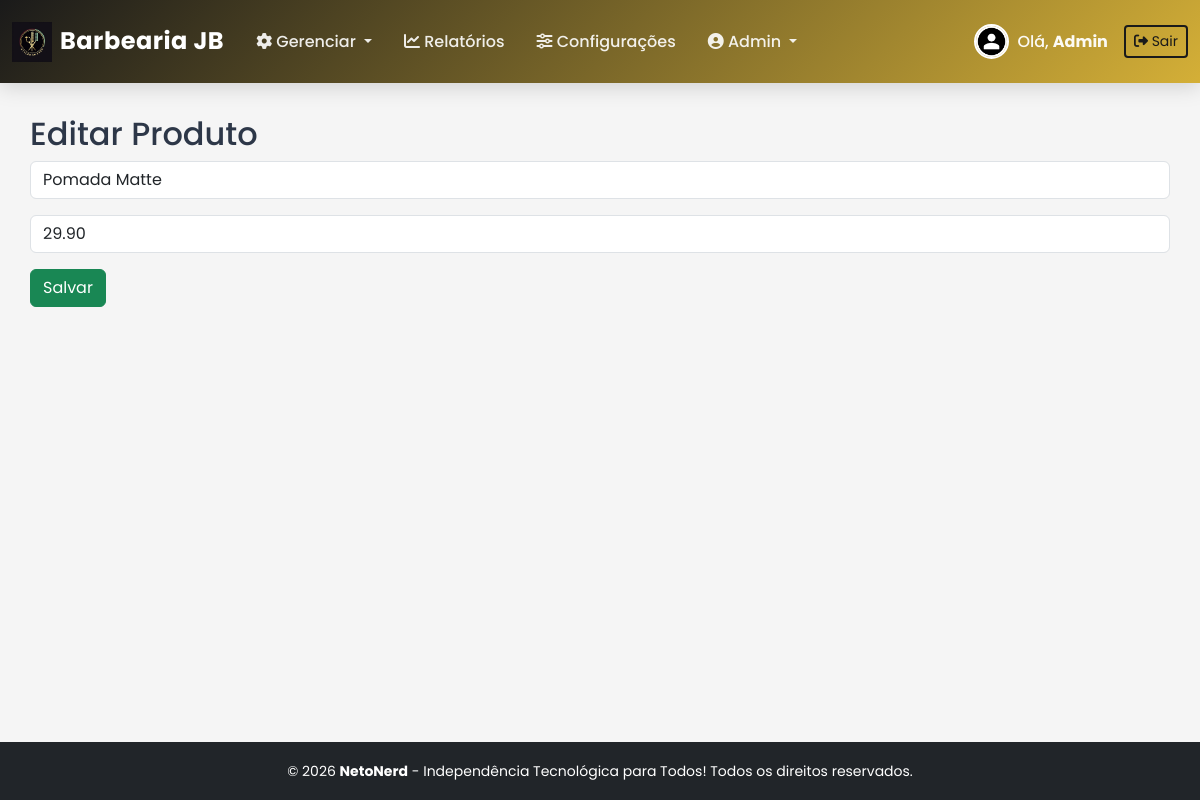
The app's page /admin/manage_products_form.php?id=1 (signed in) with its own data.
### tables this page shows
CREATE TABLE `configuracoes` (
  `id` int(11) NOT NULL,
  `horario_abertura` time DEFAULT NULL,
  `horario_fechamento` time DEFAULT NULL,
  `intervalo_slot` int(11) DEFAULT 15,
  `prazo_cancelamento_horas` int(11) DEFAULT 24,
  `agendamento_ativo` tinyint(1) DEFAULT 1,
  `tipo_empresa` enum('barbearia','salao','manicure','estetica') DEFAULT 'barbearia',
  `cor_primaria` varchar(7) DEFAULT '#1a1a1a',
  `cor_secundaria` varchar(7) DEFAULT '#d4af37',
  `logo` varchar(255) DEFAULT NULL,
  `cor_fundo` varchar(7) DEFAULT '#f5f5f5',
  `periodo_pagamento` enum('semanal','quinzenal','mensal') DEFAULT 'semanal',
  `dia_fechamento` int(11) DEFAULT 1 COMMENT 'Dia da semana (1-7) para semanal, dia do mês (1-31) para quinzenal/mensal',
  `controle_horario` tinyint(1) DEFAULT 1 COMMENT 'Bloquear registros fora do horário de funcionamento',
  `aprovar_gorjetas` tinyint(1) DEFAULT 1 COMMENT 'Requer aprovação do admin para gorjetas'
);

CREATE TABLE `produtos` (
  `id` int(11) NOT NULL,
  `nome` varchar(100) NOT NULL,
  `preco_venda` decimal(8,2) NOT NULL,
  `ativo` tinyint(1) DEFAULT 1
);

### includes/auth.php (called while the page is built, shortened)
<?php
function esta_logado() {
    return isset($_SESSION['usuario_id']);
}
?>

### admin/manage_products_form.php (the view, shortened to what this page needs)
<?php
require_once '../includes/auth.php';
require_once '../includes/db_connect.php';
$id = $_GET['id'] ?? null;
$prod = $id ? $pdo->query("SELECT * FROM produtos WHERE id = $id")->fetch() : [];
include '../includes/header.php';
?>
<h2><?php echo $id ? 'Editar' : 'Novo'; ?> Produto</h2>
<form method="POST">
    <input type="text" name="nome" class="form-control mb-3" placeholder="Nome" value="<?php echo $prod['nome'] ?? ''; ?>" required>
    <input type="text" name="preco" class="form-control" placeholder="Preço (ex: 29,90)" value="<?php echo $prod['preco_venda'] ?? ''; ?>" required>
    <button type="submit" class="btn btn-success mt-3">Salvar</button>
</form>
<?php include '../includes/footer.php'; ?>

### includes/header.php (shortened to what this page needs)
<?php require_once 'auth.php'; require_once 'theme.php'; ?>
<!DOCTYPE html>
<html lang="pt-BR">
<head>
    <link href="https://cdn.jsdelivr.net/npm/bootstrap@5.3.3/dist/css/bootstrap.min.css" rel="stylesheet">
    <link href="https://cdnjs.cloudflare.com/ajax/libs/font-awesome/6.5.0/css/all.min.css" rel="stylesheet">
    <link href="../assets/css/custom.css" rel="stylesheet">
    <link href="../assets/css/components.css" rel="stylesheet">
    <link href="../assets/css/animations.css" rel="stylesheet">
</head>
<body>
<?php if (esta_logado()): ?>
<nav class="navbar navbar-expand-lg navbar-dark navbar-custom">
    <div class="container-fluid">
        <a class="navbar-brand d-flex align-items-center gap-2" href="dashboard.php">
            <?php
            $config_logo = $pdo->query("SELECT logo FROM configuracoes WHERE id = 1")->fetch();
            if (!empty($config_logo['logo'])):
            ?>
                <img src="../assets/img/<?php echo $config_logo['logo']; ?>" alt="Logo" height="40" class="animate-fade-in">
            <?php else: ?>
                <i class="fas fa-cut"></i>
            <?php endif; ?>
            <span>Barbearia JB</span>
        </a>
        <div class="collapse navbar-collapse" id="navbarNav">
            <ul class="navbar-nav me-auto">
                <?php if ($_SESSION['tipo'] === 'cliente'): ?>
                    <li class="nav-item">
                        <a class="nav-link <?php echo basename($_SERVER['PHP_SELF']) === 'dashboard.php' ? 'active' : ''; ?>" href="dashboard.php">
                            <i class="fas fa-home"></i> Feed
                        </a>
                    </li>
                    <li class="nav-item">
                        <a class="nav-link <?php echo basename($_SERVER['PHP_SELF']) === 'agendar.php' ? 'active' : ''; ?>" href="agendar.php">
                            <i class="fas fa-calendar-plus"></i> Agendar
                        </a>
                    </li>
                    <li class="nav-item">
                        <a class="nav-link <?php echo basename($_SERVER['PHP_SELF']) === 'view_agendamentos.php' ? 'active' : ''; ?>" href="view_agendamentos.php">
                            <i class="fas fa-list"></i> Meus Agendamentos
                        </a>
                    </li>
                <?php elseif ($_SESSION['tipo'] === 'admin'): ?>
                    <li class="nav-item dropdown">
                        <a class="nav-link dropdown-toggle" href="#" role="button" data-bs-toggle="dropdown">
                            <i class="fas fa-cog"></i> Gerenciar
                        </a>
                    </li>
                    <li class="nav-item">
                        <a class="nav-link" href="view_reports.php">
                            <i class="fas fa-chart-line"></i> Relatórios
                        </a>
                    </li>
                    <li class="nav-item">
                        <a class="nav-link" href="configuracoes.php">
                            <i class="fas fa-sliders-h"></i> Configurações
                        </a>
                    </li>
                    <li class="nav-item dropdown">
    <a class="nav-link dropdown-toggle" href="#" data-bs-toggle="dropdown">
        <i class="fas fa-user-circle"></i> Admin
    </a>
                </li>
                <?php endif; ?>
            </ul>
            <div class="navbar-text me-3 d-flex align-items-center gap-2">
                <img src="../assets/img/avatars/<?php echo $_SESSION['avatar'] ?? 'default.png'; ?>"
                     alt="Avatar"
                     class="avatar-nav">
                <span class="d-none d-md-inline">
                    Olá, <strong><?php echo explode(' ', $_SESSION['nome'])[0]; ?></strong>
                </span>
            </div>
            <a href="../logout.php" class="btn btn-salao-outline btn-sm">
                <i class="fas fa-sign-out-alt"></i>
                <span class="d-none d-md-inline">Sair</span>
            </a>
        </div>
    </div>
</nav>
<?php endif; ?>
<div class="container container-main animate-fade-in">

### assets/css/custom.css (style rules this page uses)
body { font-family: 'Segoe UI', sans-serif; }
.navbar { box-shadow: 0 2px 10px rgba(0,0,0,.1); }
:root { --cor-primaria: #1a1a1a; --cor-secundaria: #d4af37; --cor-fundo: #f5f5f5; }
.navbar { background: linear-gradient(135deg, var(--cor-primaria), var(--cor-secundaria)) !important; }

### assets/css/components.css (style rules this page uses)
:root { --salao-espacamento: 1.5rem; --salao-radius: 16px; --salao-shadow-sm: 0 2px 8px rgba(0, 0, 0, 0.08); --salao-shadow-md: 0 4px 16px rgba(0, 0, 0, 0.12); --salao-shadow-lg: 0 8px 32px rgba(0, 0, 0, 0.16); --salao-transition: all 0.3s cubic-bezier(0.4, 0, 0.2, 1); }
* { margin: 0; padding: 0; box-sizing: border-box; }
body { font-family: 'Poppins', 'Segoe UI', sans-serif; line-height: 1.6; color: #2d3748; background-color: var(--cor-fundo); }
.btn-salao-outline { background: transparent; border: 2px solid var(--cor-primaria); color: var(--cor-primaria); box-shadow: none; }

### includes/header.php (style rules this page uses)
body { min-height: 100vh; display: flex; flex-direction: column; background: var(--cor-fundo); }
.navbar-custom { background: linear-gradient(135deg, var(--cor-primaria), var(--cor-secundaria)) !important; box-shadow: 0 4px 20px rgba(0, 0, 0, 0.15); padding: 1rem 0; position: sticky; top: 0; z-index: 1030; backdrop-filter: blur(10px); }
.navbar-brand { font-weight: 700; font-size: 1.5rem; letter-spacing: 0.5px; transition: all 0.3s ease; }
.nav-link { color: rgba(255, 255, 255, 0.9) !important; font-weight: 500; padding: 0.5rem 1rem !important; border-radius: 8px; transition: all 0.3s ease; position: relative; }
.navbar-text { color: rgba(255, 255, 255, 0.95) !important; font-weight: 500; display: flex; align-items: center; gap: 0.5rem; }
.avatar-nav { width: 35px; height: 35px; border-radius: 50%; border: 2px solid white; object-fit: cover; transition: all 0.3s ease; }
.container-main { flex: 1; padding: 2rem 0; }

### records on screen
configuracoes: logo (picture)
produtos: nome "Pomada Matte", preco "29.90"

### other values on screen
explode(' ', $_SESSION['nome'])[0] "Admin"
